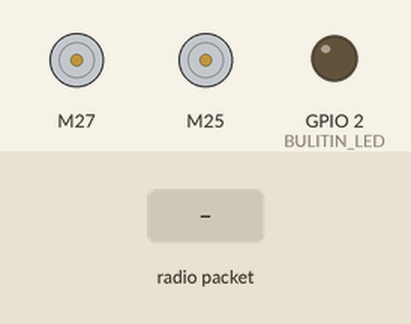
Simulated run of this program. Board: ESP32. On the bench: 2 × DC motor (green arrow = forward, orange = backward, longer = faster), output pins drawn as LEDs (lit = HIGH). The test bench sets the inputs (shaded band). No radio packets arrive unless stated; what the program prints to the serial monitor is not drawn.

Above: at 1.2 s.
1.3 s: radio packet "0" arrives
Timing chart, 0 to 4.3 s (numbered marks = the images above; inputs shaded):
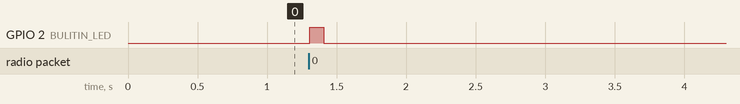

The program:

main.cpp
```cpp
#include <Arduino.h>
#include <SparkFun_TB6612.h>

// For the nRF24L01 receiver
#include <SPI.h>
#include <nRF24L01.h>
#include <RF24.h>

// LED
#define BULITIN_LED 2

// For the motor driver
#define PWMA 13
#define AIN2 14
#define AIN1 27

#define STBY 26

#define BIN1 25
#define BIN2 33
#define PWMB 32

// Define nRF24L01 pins
#define CE_PIN 4
#define CSN_PIN 5

// line up with function names like forward.  Value can be 1 or -1
const int offsetA = 1;
const int offsetB = 1;

// Initializing motors.  The library will allow you to initialize as many
Motor motor1 = Motor(AIN1, AIN2, PWMA, offsetA, STBY);
Motor motor2 = Motor(BIN1, BIN2, PWMB, offsetB, STBY);

// Create an RF24 object
RF24 radio(CE_PIN, CSN_PIN);

// Define the address of the communication pipe
const byte address[6] = "12345";

// Variable to store received data
char receivedData[32] = "";

void setup()
{
   Serial.begin(115200);
   pinMode(BULITIN_LED, OUTPUT);

   // Initialize the nRF24L01 module
   while (!radio.begin())
   {
      Serial.println("Error initializing the nRF24L01 module. Check your connections...");
      delay(4000);
   }

   // Set the communication pipe and enable listening mode
   radio.openReadingPipe(0, address);
   radio.setPALevel(RF24_PA_HIGH); // Power level
   radio.startListening();         // Start receiving data

   Serial.println("Receiver is ready.");
   brake(motor1, motor2);
}

// Extract the motor speeds from the received data
int motorSpeeds[2] = {0, 0};

void setMotorSpeeds(char data[])
{
   int newMotorSpeeds[2] = {0, 0};

   // data = "100,200"
   char *token = strtok(data, ",");
   if (token == NULL)
      return;

   newMotorSpeeds[0] = atoi(token);

   token = strtok(NULL, ",");
   if (token == NULL)
      return;

   newMotorSpeeds[1] = atoi(token);

   // Update the motor speeds
   motorSpeeds[0] = newMotorSpeeds[0];
   motorSpeeds[1] = newMotorSpeeds[1];
}

void loop()
{
   // forward(motor1, motor2, 100);
   // delay(2000);
   // // Use of brake again.
   // delay(2000);

   // Check if data is available
   if (radio.available())
   {
      digitalWrite(BULITIN_LED, HIGH);
      // Read the incoming data
      radio.read(&receivedData, sizeof(receivedData));
      setMotorSpeeds(receivedData);

      // Print the received data
      Serial.print("Motor speeds: ");
      Serial.print(motorSpeeds[0]);
      Serial.print(", ");
      Serial.println(motorSpeeds[1]);

      // Set the motor speeds
      if (motorSpeeds[0] != 0 && motorSpeeds[1] != 0)
      {
         motor1.drive(motorSpeeds[0]);
         motor2.drive(motorSpeeds[1]);
      }
      if (motorSpeeds[0] == 0)
      {
         motor1.brake();
      }
      if (motorSpeeds[1] == 0)
      {
         motor2.brake();
      }

      delay(100);
      return;
   }

   digitalWrite(BULITIN_LED, LOW);
   delay(100);
}
```

Measured:
- after the input at 1.3 s, GPIO 2 (BULITIN_LED): LOW → HIGH at once, → LOW 0.10 s later
